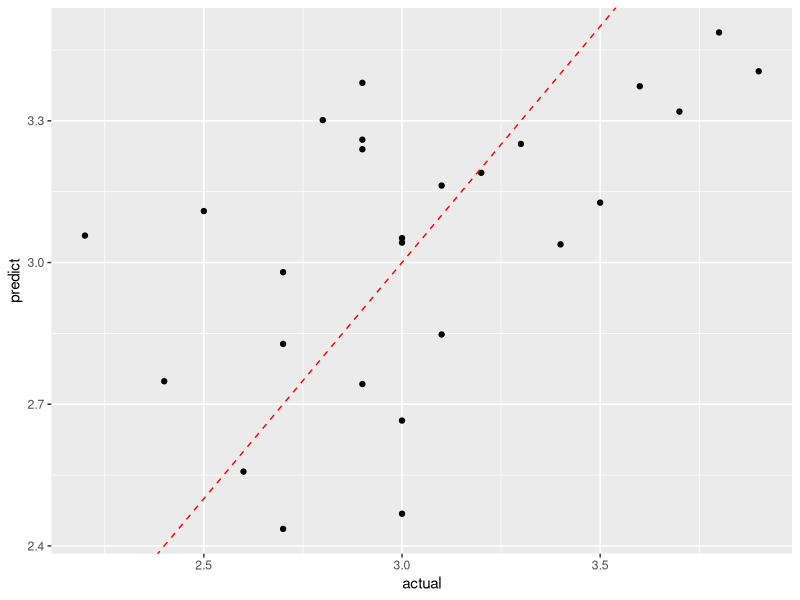

Write R code to recreate this figure.
## ---- chunk 1
library(caret)
library(MASS)
library(tidyverse)
## ---- chunk 2
gpa <- read.csv("dataforclass/gpa1.csv",header = TRUE,
                sep = "\t")
str(gpa)
## ---- chunk 3
train_i <- createDataPartition(gpa$colGPA,
                               p = 0.8,
                               list = FALSE) 
train <- gpa[train_i,]
test <- gpa[-train_i,]
str(train)
str(test)
## ---- chunk 4
lm_gpa <- lm(colGPA~., data = train)
summary(lm_gpa)
## ---- chunk 5
predic_gpa <- predict(lm_gpa,newdata = test)

result <- data.frame(
  actual = test$colGPA,
  predict = predic_gpa
)
head(result)
## ---- chunk 6
result |> 
  ggplot(mapping = aes(x = actual, y = predict)) + 
  geom_point() + 
  geom_abline(intercept = 0 , slope = 1, color = "red", linetype = "dashed")
  labs( 
    x = "실제 GPA", y = "예측 GPA"
    )
## ---- chunk 7
# 계산
mse = mean(result$actual - result$predict)^2
rmse = sqrt(mse)

# 값 확인 
print(paste("MSE = ", mse))
print(paste("RMSE = ", rmse))
